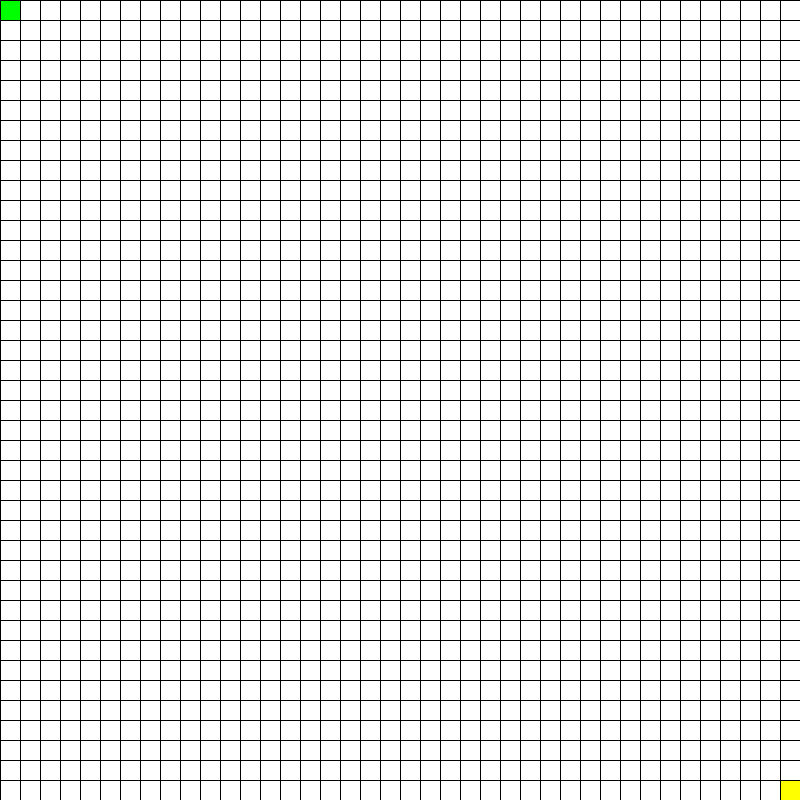
Frame 1 (no input)
Frame 60 (the mouse pressed at the canvas centre just before this capture): identical to frame 1, image omitted
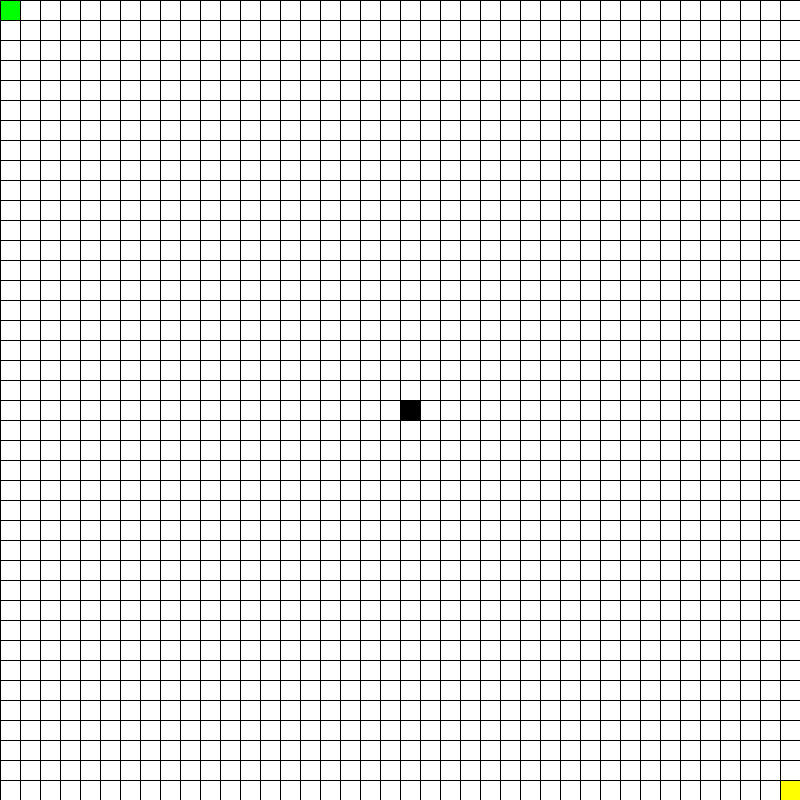
Frame 120 (the mouse held since frame 60 and released just before this capture)

The Processing sketch that drew these frames (run headless with seeded random() and noise(); from frame 60 on, the mouse is pressed at the canvas centre):

// Processing sketch: A_Star_Pathfinding_Algo
// ── A_Star_Pathfinding_Algo.pde
public Cell[][] grid;
public int w, h;
public int ts = 20;
ArrayList<Cell> openSet, closedSet, path;
boolean started, initialize = false;

Cell start, end, current;

void setup(){
  size(800, 800);
  w = width/ts;
  h = height/ts;
  openSet = new ArrayList<Cell>();
  closedSet = new ArrayList<Cell>();
  grid = new Cell[w][h];
  for(int i = 0; i < w; i++){
    for(int j = 0; j < h; j++){
      grid[i][j] = new Cell(i, j);
    }
  }
  start = grid[0][0];
  end = grid[w-1][h-1];
  openSet.add(start);
}



void draw(){
  if(started && initialize){init();initialize = false;}
  if(started){
    solve();
  }else{
    display_tiles();
  }
}

void mousePressed(){
  int mx = floor(map(mouseX, 0, width, 0, w));
  int my = floor(map(mouseY, 0, height, 0, h));
  for(int i = 0; i < w; i++){
    for(int j = 0; j < h; j++){
      Cell c = grid[i][j];
      if(mx == c.x && my == c.y){
        c.wall = true;
      }
    }
  }
}

void mouseDragged(){
  int mx = floor(map(mouseX, 0, width, 0, w));
  int my = floor(map(mouseY, 0, height, 0, h));
  for(int i = 0; i < w; i++){
    for(int j = 0; j < h; j++){
      Cell c = grid[i][j];
      if(mx == c.x && my == c.y){
        c.wall = true;
      }
    }
  }
}

void keyPressed() {
  if (key == ENTER && !started) {
    started = true;
    initialize = true;
  }
}

void init(){
  for(int i = 0; i < w; i++){
    for(int j = 0; j < h; j++){
      grid[i][j].find_neighbours();
    }
  }
  
}

void solve(){
    if(openSet.size() > 0){
    current = openSet.get(best_openSet());
    if(current.x == end.x && current.y == end.y){
      //draw best path
      reconstruct_path();
    } else{
    
      openSet.remove(current);
      closedSet.add(current);
    
      for(Cell n: current.neighbours){
        if(!neighbour_in_closedSet(n)){
          float g_temp = current.g + calc_h(current, n);
        
          if(neighbour_in_openSet(n)){
            n.g = g_temp;
            n.h = calc_h(n, end);
            n.f = n.g + n.h;
            n.came_from = current;
          }
        
          if(!neighbour_in_openSet(n)){
            n.g = g_temp;
            n.h = calc_h(n, end);
            n.f = n.g + n.h;
            n.came_from = current;
            openSet.add(n);
          }
        }
        display_tiles();
      }
    }
  }
  
}

void display_tiles(){
  for(int i = 0; i < w; i++){
    for(int j = 0; j < h; j++){
      grid[i][j].display(color(255));
      if(grid[i][j].wall){
        grid[i][j].display(color(0));
      }
    }
  }
  
  
  
  for(Cell c: openSet){
    c.display(color(0, 255, 0));
  }
  
  for(Cell c: closedSet){
    c.display(color(255, 0, 0));
  }
  
  end.display(color(255, 255, 0));
  
}

int best_openSet(){
  int index = 0;
  for(int i = 0; i< openSet.size();i++){
    if(openSet.get(index).f > openSet.get(i).f) index = i;
  }
  return index;
}

boolean neighbour_in_openSet(Cell neighbour){
  for(Cell n: openSet){
    if(n.x == neighbour.x && n.y == neighbour.y) return true;
  }
  return false;
}

boolean neighbour_in_closedSet(Cell neighbour){
  for(Cell c: closedSet){
    if(c.x == neighbour.x && c.y == neighbour.y) return true;
  }
  return false;
}

void reconstruct_path(){
  path = new ArrayList<Cell>();
  while(current.came_from!=null){
    path.add(current);
    current = current.came_from;
  }
  
  for(Cell c: path){
    c.display(color(0, 0, 255));
  }
  start.display(color(0, 0, 255));
  
}

float calc_h(Cell a, Cell b){
    return dist(a.x, a.y, b.x, b.y);
    //return abs( a.x - b.x) + abs(a.y - b.y);
  }

// ── Cell.pde
class Cell{
  boolean wall = false;
  float f, g, h;
  int x, y;
  Cell came_from = null;
  ArrayList<Cell> neighbours;
  
  Cell(int x, int y){
    f = g = h = 0;
    this.x = x;
    this.y = y;
    neighbours = new ArrayList<Cell>();
  }
  
  void display(color c){
    stroke(0);
    fill(c);
    rect(x*ts, y*ts, ts, ts);
  }
  
  void find_neighbours(){
    if(x>0){ 
      if(grid[x-1][y].wall == false)neighbours.add(grid[x-1][y]);
    }
    if(x<w-1){
      if(grid[x+1][y].wall == false)neighbours.add(grid[x+1][y]);
    }
    if(y>0){
      if(grid[x][y-1].wall == false)neighbours.add(grid[x][y-1]);
    }
    if(y<w-1){ 
      if(grid[x][y+1].wall == false)neighbours.add(grid[x][y+1]);
    }
    
    
    
    if(x>0 && y>0){ 
      if(grid[x-1][y-1].wall == false)neighbours.add(grid[x-1][y-1]);
    }
    if(x<w-1 && y>0){
      if(grid[x+1][y-1].wall == false)neighbours.add(grid[x+1][y-1]);
    }
    if(y>0&&x>0){
      if(grid[x-1][y-1].wall == false)neighbours.add(grid[x-1][y-1]);
    }
    if(y<w-1&&x<w-1){ 
      if(grid[x+1][y+1].wall == false)neighbours.add(grid[x+1][y+1]);
    }
  }
  
}
